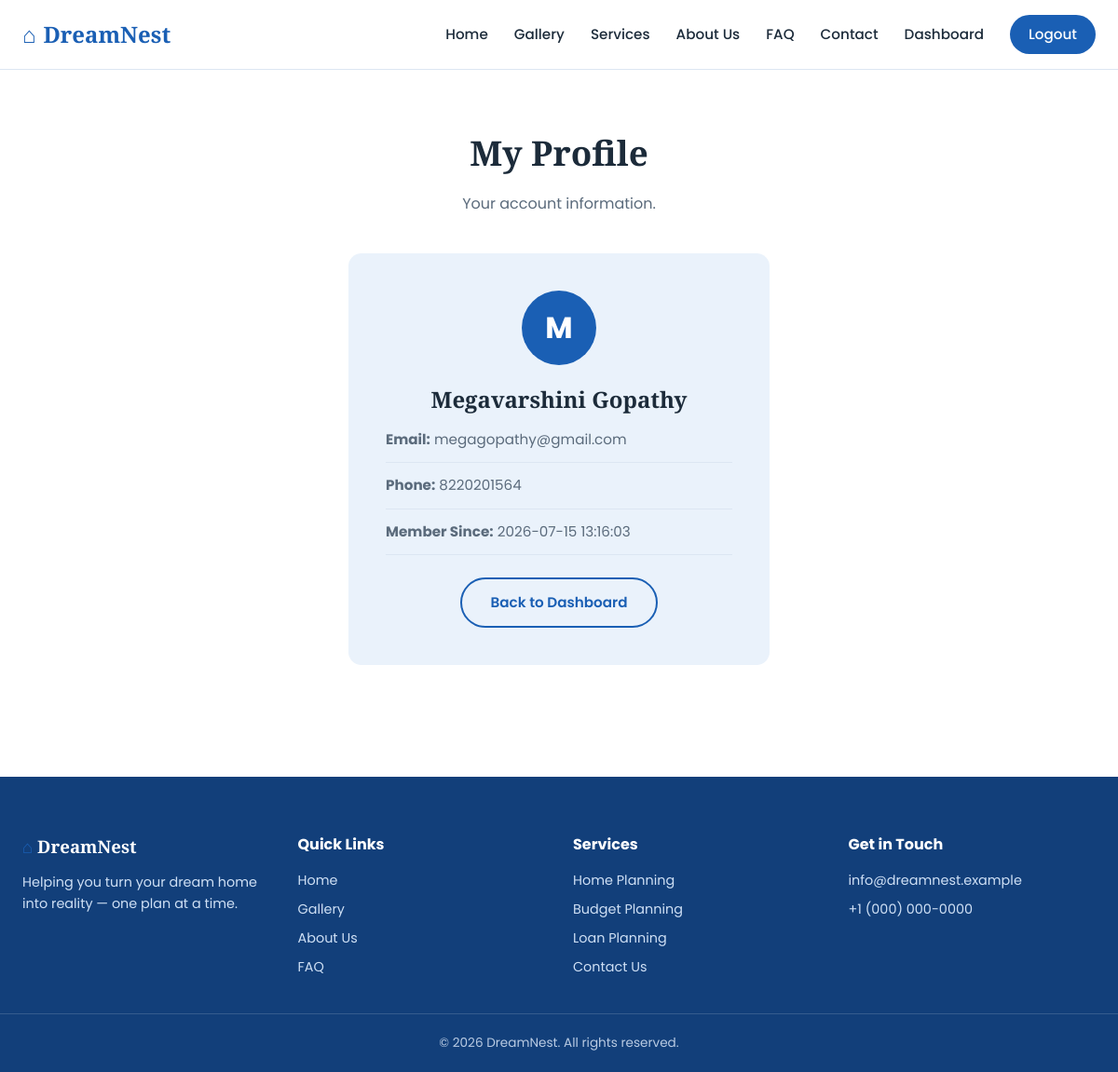
Screenshot of /profile (signed in) with the database file from the repository.
### tables this page shows
CREATE TABLE users (
            id INTEGER PRIMARY KEY AUTOINCREMENT,
            full_name TEXT NOT NULL,
            email TEXT UNIQUE NOT NULL,
            password TEXT NOT NULL,
            phone TEXT,
            created_at TIMESTAMP DEFAULT CURRENT_TIMESTAMP
        );

### app.py (the view)
@app.route("/profile")
@login_required
def profile():
    conn = get_db()
    user = conn.execute("SELECT * FROM users WHERE id = ?", (session["user_id"],)).fetchone()
    conn.close()
    return render_template("profile.html", user=user)

### app.py (called while the page is built)
def get_db():
    conn = sqlite3.connect(DB_PATH)
    conn.row_factory = sqlite3.Row
    return conn

def login_required(f):
    @wraps(f)
    def decorated(*args, **kwargs):
        if "user_id" not in session:
            flash("Please log in to continue.", "warning")
            return redirect(url_for("login"))
        return f(*args, **kwargs)
    return decorated

### templates/profile.html (shortened to what this page needs)
{% extends "base.html" %}
{% block content %}
<section class="page-header">
    <h1>My Profile</h1>
    <p>Your account information.</p>
</section>
<section class="profile-section">
    <div class="profile-card">
        <div class="profile-avatar">{{ user.full_name[0] | upper }}</div>
        <h2>{{ user.full_name }}</h2>
        <div class="profile-detail"><strong>Email:</strong> {{ user.email }}</div>
        <div class="profile-detail"><strong>Phone:</strong> {{ user.phone or "Not provided" }}</div>
        <div class="profile-detail"><strong>Member Since:</strong> {{ user.created_at }}</div>
        <a href="{{ url_for('dashboard') }}" class="btn btn-outline">Back to Dashboard</a>
    </div>
</section>
{% endblock %}

### static/css/style.css (style rules this page uses)
:root { --primary: #1a5fb4; --primary-dark: #123f7a; --primary-light: #eaf2fb; --accent: #4a90e2; --white: #ffffff; --text-dark: #1c2b3a; --text-muted: #5b6b7c; --border: #dce6f2; --shadow: 0 8px 24px rgba(26, 95, 180, 0.08); --radius: 14px; }
* { margin: 0; padding: 0; box-sizing: border-box; }
body { font-family: 'Poppins', sans-serif; color: var(--text-dark); background: var(--white); line-height: 1.6; }
h1, h2, h3, .logo { font-family: 'Playfair Display', serif; }
a { text-decoration: none; color: inherit; }
.btn { display: inline-block; padding: 13px 30px; border-radius: 30px; font-weight: 600; font-size: 0.95rem; transition: all 0.2s; cursor: pointer; border: none; }
.btn-outline { background: transparent; color: var(--primary); border: 2px solid var(--primary); }
.page-header { max-width: 1200px; margin: 0 auto; padding: 60px 24px 20px; text-align: center; }
.page-header h1 { font-size: 2.3rem; margin-bottom: 12px; }
.page-header p { color: var(--text-muted); }
.profile-section { max-width: 500px; margin: 0 auto; padding: 20px 24px 80px; }
.profile-card { background: var(--primary-light); border-radius: var(--radius); padding: 40px; text-align: center; }
.profile-avatar { width: 80px; height: 80px; background: var(--primary); color: var(--white); border-radius: 50%; display: flex; align-items: center; justify-content: center; font-size: 2rem; font-weight: 700; margin: 0 auto 18px; }
.profile-detail { text-align: left; padding: 12px 0; border-bottom: 1px solid var(--border); color: var(--text-muted); font-size: 0.95rem; }
.profile-card .btn { margin-top: 24px; }

### rows the page displays
users: full_name "M", full_name "Megavarshini Gopathy", email "megagopathy@gmail.com", phone "8220201564", created_at "2026-07-15 13:16:03"
